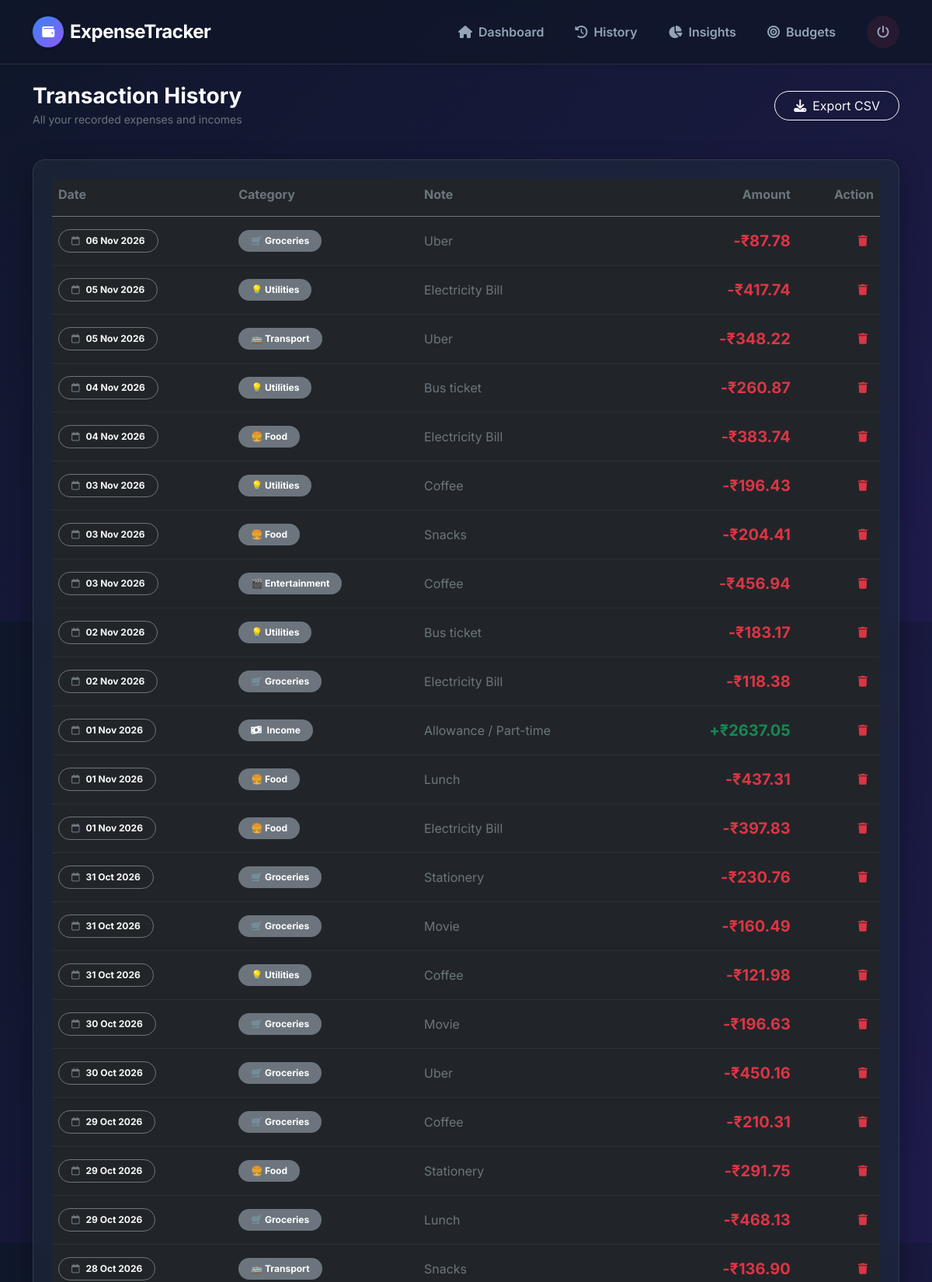
Screenshot of /history (signed in, upper part) with the database file from the repository.
### models.py (models this page shows)
class Transaction(db.Model):
    __tablename__ = 'transactions'
    id = db.Column(db.Integer, primary_key=True)
    user_id = db.Column(db.Integer, db.ForeignKey('users.id'), nullable=False)
    category_id = db.Column(db.Integer, db.ForeignKey('categories.id'), nullable=True)
    wallet_id = db.Column(db.Integer, db.ForeignKey('wallets.id'), nullable=True)
    amount = db.Column(db.Float, nullable=False)
    type = db.Column(db.String(10), nullable=False) # 'expense' or 'income'
    txn_date = db.Column(db.Date, nullable=False, default=datetime.utcnow)
    note = db.Column(db.String(255), nullable=True)

class Category(db.Model):
    __tablename__ = 'categories'
    id = db.Column(db.Integer, primary_key=True)
    user_id = db.Column(db.Integer, db.ForeignKey('users.id'), nullable=False)
    name = db.Column(db.String(100), nullable=False)
    icon = db.Column(db.String(50), nullable=True)
    transactions = db.relationship('Transaction', backref='category', lazy=True)
    budgets = db.relationship('Budget', backref='category', lazy=True)

### app.py (the view)
@app.route('/history')
@login_required
def history():
    transactions = Transaction.query.filter_by(user_id=current_user.id).order_by(Transaction.txn_date.desc(), Transaction.id.desc()).all()
    return render_template('history.html', transactions=transactions)

### app.py (called while the page is built)
@login_manager.user_loader
def load_user(user_id):
    return User.query.get(int(user_id))

### templates/history.html (shortened to what this page needs)
{% extends "base.html" %}
{% block content %}
<div class="row mb-4">
    <div class="col-12">
        <div class="d-flex justify-content-between align-items-center mb-3">
            <div>
                <h3 class="fw-bold mb-0">Transaction History</h3>
                <span class="text-secondary small">All your recorded expenses and incomes</span>
            </div>
            <a href="{{ url_for('export_csv') }}" class="btn btn-outline-light rounded-pill px-4"><i class="fa-solid fa-download me-2"></i>Export CSV</a>
        </div>
    </div>
</div>
<div class="row">
    <div class="col-12">
        <div class="glass-card">
            <div class="table-responsive">
                <table class="table table-dark table-hover mb-0 align-middle" style="background: transparent;">
                    <thead>
                        <tr>
                            <th class="border-bottom border-secondary text-secondary pb-3">Date</th>
                            <th class="border-bottom border-secondary text-secondary pb-3">Category</th>
                            <th class="border-bottom border-secondary text-secondary pb-3">Note</th>
                            <th class="border-bottom border-secondary text-secondary text-end pb-3">Amount</th>
                            <th class="border-bottom border-secondary text-secondary text-end pb-3">Action</th>
                        </tr>
                    </thead>
                    <tbody>
                        {% for t in transactions %}
                        <tr>
                            <td class="border-bottom border-secondary py-3" style="border-color: rgba(255,255,255,0.05) !important;">
                                <span class="badge bg-dark border border-secondary text-light px-3 py-2 rounded-pill"><i class="fa-regular fa-calendar me-2 text-secondary"></i>{{ t.txn_date.strftime('%d %b %Y') }}</span>
                            </td>
                            <td class="border-bottom border-secondary fw-semibold" style="border-color: rgba(255,255,255,0.05) !important;">
                                {% if t.category %}
                                <span class="badge bg-secondary px-3 py-2 rounded-pill">{{ t.category.icon }} {{ t.category.name }}</span>
                                {% else %}
                                <span class="badge bg-secondary px-3 py-2 rounded-pill"><i class="fa-solid fa-money-bill-wave me-1"></i> Income</span>
                                {% endif %}
                            </td>
                            <td class="border-bottom border-secondary text-secondary" style="border-color: rgba(255,255,255,0.05) !important;">{{ t.note or '-' }}</td>
                            <td class="border-bottom border-secondary text-end fw-bold fs-5 {% if t.type == 'income' %}text-success{% else %}text-danger{% endif %}" style="border-color: rgba(255,255,255,0.05) !important;">
                                {% if t.type == 'income' %}+{% else %}-{% endif %}₹{{ "%.2f"|format(t.amount) }}
                            </td>
                            <td class="border-bottom border-secondary text-end" style="border-color: rgba(255,255,255,0.05) !important;">
                                <form action="{{ url_for('delete_transaction', txn_id=t.id) }}" method="POST" class="d-inline" onsubmit="return confirm('Are you sure you want to delete this transaction?');">
                                    <button type="submit" class="btn btn-sm btn-outline-danger border-0"><i class="fa-solid fa-trash"></i></button>
                                </form>
                            </td>
                        </tr>
                        {% endfor %}
                    </tbody>
                </table>
            </div>
        </div>
    </div>
</div>
{% endblock %}

### static/style.css (style rules this page uses)
:root { --bg-color: #0f172a; --card-bg: rgba(30, 41, 59, 0.7); --text-primary: #f8fafc; --text-secondary: #94a3b8; --accent: #3b82f6; --accent-hover: #2563eb; --danger: #ef4444; --warning: #f59e0b; --success: #10b981; }
body { font-family: 'Inter', sans-serif; background: linear-gradient(135deg, #0f172a 0%, #1e1b4b 100%); color: var(--text-primary); min-height: 100vh; }
.glass-card { background: var(--card-bg); backdrop-filter: blur(12px); border: 1px solid rgba(255, 255, 255, 0.1); border-radius: 16px; padding: 1.5rem; box-shadow: 0 8px 32px 0 rgba(0, 0, 0, 0.3); margin-bottom: 1.5rem; transition: transform 0.3s ease; }

### rows the page displays
Transaction: txn_date "06 Nov 2026", category.icon "🛒", category.name "Groceries", note "Uber", amount "87.78"
Transaction: txn_date "05 Nov 2026", category.icon "💡", category.name "Utilities", note "Electricity Bill", amount "417.74"
Transaction: txn_date "05 Nov 2026", category.icon "🚌", category.name "Transport", note "Uber", amount "348.22"
Transaction: txn_date "04 Nov 2026", category.icon "💡", category.name "Utilities", note "Bus ticket", amount "260.87"
Transaction: txn_date "04 Nov 2026", category.icon "🍔", category.name "Food", note "Electricity Bill", amount "383.74"
Transaction: txn_date "03 Nov 2026", category.icon "💡", category.name "Utilities", note "Coffee", amount "196.43"
Transaction: txn_date "03 Nov 2026", category.icon "🍔", category.name "Food", note "Snacks", amount "204.41"
Transaction: txn_date "03 Nov 2026", category.icon "🎬", category.name "Entertainment", note "Coffee", amount "456.94"
Transaction: txn_date "02 Nov 2026", category.icon "💡", category.name "Utilities", note "Bus ticket", amount "183.17"
Transaction: txn_date "02 Nov 2026", category.icon "🛒", category.name "Groceries", note "Electricity Bill", amount "118.38"
Transaction: txn_date "01 Nov 2026", shows "Income", note "Allowance / Part-time", amount "2637.05"
Transaction: txn_date "01 Nov 2026", category.icon "🍔", category.name "Food", note "Lunch", amount "437.31"
Transaction: txn_date "01 Nov 2026", category.icon "🍔", category.name "Food", note "Electricity Bill", amount "397.83"
Transaction: txn_date "31 Oct 2026", category.icon "🛒", category.name "Groceries", note "Stationery", amount "230.76"
Transaction: txn_date "31 Oct 2026", category.icon "🛒", category.name "Groceries", note "Movie", amount "160.49"
Transaction: txn_date "31 Oct 2026", category.icon "💡", category.name "Utilities", note "Coffee", amount "121.98"
Transaction: txn_date "30 Oct 2026", category.icon "🛒", category.name "Groceries", note "Movie", amount "196.63"
Transaction: txn_date "30 Oct 2026", category.icon "🛒", category.name "Groceries", note "Uber", amount "450.16"
Transaction: txn_date "29 Oct 2026", category.icon "🛒", category.name "Groceries", note "Coffee", amount "210.31"
Transaction: txn_date "29 Oct 2026", category.icon "🍔", category.name "Food", note "Stationery", amount "291.75"
Transaction: txn_date "29 Oct 2026", category.icon "🛒", category.name "Groceries", note "Lunch", amount "468.13"
Transaction: txn_date "28 Oct 2026", category.icon "🚌", category.name "Transport", note "Snacks", amount "136.90"
